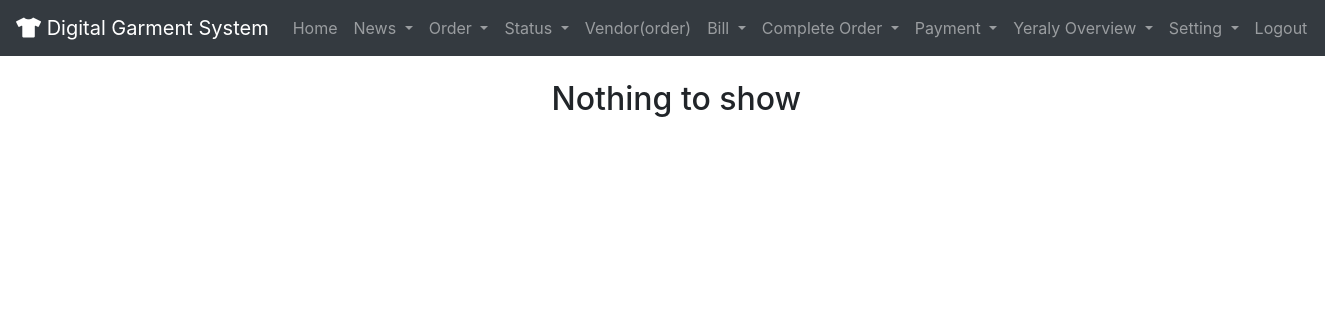
The app's page /accounting/list/ (signed in), older data.
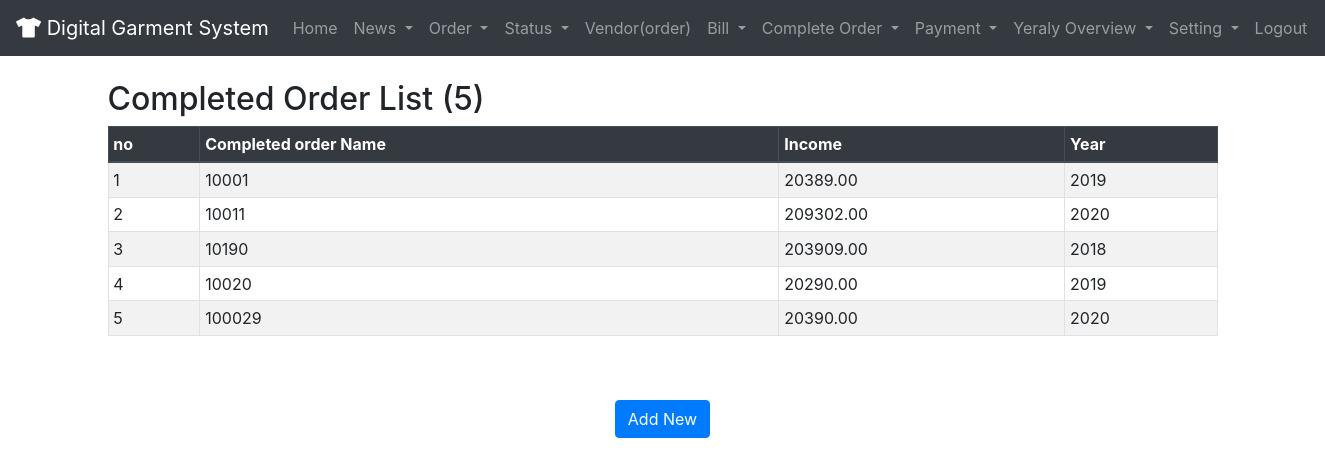
The same page, newer data.
### accounting/models.py (models this page shows)
class Completed_Order(models.Model):
    user = CurrentUserField()
    order_name = models.CharField(max_length=200, blank=True,null=True, verbose_name="Order Name or Code")
    income = models.DecimalField(max_digits=10, decimal_places=2,null= True,blank = True)
    year =  models.PositiveIntegerField(null= True,blank= True)
    Created_at = models.DateTimeField(auto_now_add=True, null=True)
    Updated_at= models.DateTimeField(auto_now=True)

### accounting/views.py (the view)
# urls.py: path('list/',show,name='list'),
@login_required(login_url="/")
def show(request):
    complete_order = Completed_Order.objects.all()
    return render(request,"complete_order_productlist.html",{'complete_order': complete_order})

### accounting/cp.py (called while the page is built)
def yoverview(request):
    q=Completed_Order.objects.values_list('year',flat=True).order_by('year').distinct()
    return({'q':q})

### templates/complete_order_productlist.html (shortened to what this page needs)
{% extends 'base.html' %}
{% load crispy_forms_tags %}
{% block content %}
<div class="container">
{% if complete_order.count < 1 %}
<h2 style="margin-left:40%;">Nothing to show</h2>
{% else %}
<h2> Completed Order List ({{complete_order.count}})</h2>
<table class="table table-striped table-bordered table-sm">
    <thead class="thead-dark">
    <tr>
        <th>no</th>
        <th>Completed order Name</th>
        <th>Income</th>
        <th>Year</th>
    </tr>
    </thead>
    <tbody>
      {% for complete in complete_order %}
    <tr>
        <td>{{forloop.counter}}</td>
        <td>{{complete.order_name}}</td>
        <td>{{complete.income}}</td>
        <td>{{complete.year}}</td>
    </tr>
    {% endfor %}
    </tbody>
</table>
<br>
<br>
{%if not seller%}
<center><a href="{% url 'controller:accounting:create' %}"><button class="btn btn-primary"> Add New </button></a></center>
{%endif%}
{%endif%}
</div>
{% endblock %}

### templates/base.html (shortened to what this page needs)
<!DOCTYPE html>
<html lang="en">
  <head>
    {% load static from staticfiles %}
    <link type="text/css" rel="stylesheet" href="{% static 'css/base.css' %}" />
  <link rel="stylesheet" href="https://maxcdn.bootstrapcdn.com/bootstrap/4.5.2/css/bootstrap.min.css">
  <link rel="stylesheet" href="https://cdnjs.cloudflare.com/ajax/libs/font-awesome/4.7.0/css/font-awesome.min.css">
  <link rel='stylesheet' href='https://use.fontawesome.com/releases/v5.7.0/css/all.css'>
  </head>
  <body>
    <header>
      <nav class="navbar navbar-expand-sm bg-dark navbar-dark">
        <a class="navbar-brand" href="#"><i class="fas fa-tshirt"></i> Digital Garment System</a>
        <ul class="navbar-nav">
          {% if user.is_authenticated %}
          <li class="nav-item {{ach}}">
            <a class="nav-link" href="/">Home</a>
          </li>
          {% endif %}
          {% if user.is_authenticated %}
          <li class="nav-item dropdown {{news}}">
            <a class="nav-link dropdown-toggle" href="#" id="navbardrop" data-toggle="dropdown">
              News
            </a>
          </li>
          {%if user.is_authenticated and user.groups.all.0.name in "Employee"%}
          <li class="nav-item dropdown">
            <a class="nav-link dropdown-toggle" href="#" id="navbardrop" data-toggle="dropdown">
              Order
            </a>
          </li>
          <li class="nav-item dropdown">
            <a class="nav-link dropdown-toggle" href="#" id="navbardrop" data-toggle="dropdown">
              Status
            </a>
          </li>
          <li class="nav-item ">
            <a class="nav-link" href="/procurement/order_vendor">Vendor(order)</a>
          </li>
          <li class="nav-item dropdown">
            <a class="nav-link dropdown-toggle" href="#" id="navbardrop" data-toggle="dropdown">
              Bill
            </a>
          </li>
          <li class="nav-item dropdown">
            <a class="nav-link dropdown-toggle" href="#" id="navbardrop" data-toggle="dropdown">
              Complete Order
            </a>
          </li>
          <li class="nav-item dropdown">
            <a class="nav-link dropdown-toggle" href="#" id="navbardrop" data-toggle="dropdown">
              Payment
            </a>
          </li>
          <li class="nav-item dropdown">
            <a class="nav-link dropdown-toggle" href="#" id="navbardrop" data-toggle="dropdown">
              Yeraly Overview
            </a>
          </li>
          {%endif%}
          <li class="nav-item dropdown">
            <a class="nav-link dropdown-toggle" href="#" id="navbardrop" data-toggle="dropdown">
              Setting
            </a>
          </li>
          <li class="nav-item">
            <a class="nav-link" href="{% url 'controller:logout' %}">Logout</a>
          </li>
          {% endif %}
        </ul>
      </nav>
      <br>
    </header>
    <main>
      {% block content %}
      {% endblock %}
    </main>
  </body>
</html>

### templates/base.html (style rules this page uses)
body { margin: 0; }

Row changes from the older to the newer data that the page shows:
added Completed_Order: order_name "10001", income "20389.00", year "2019"
added Completed_Order: order_name "10011", income "209302.00", year "2020"
added Completed_Order: order_name "10190", income "203909.00", year "2018"
added Completed_Order: order_name "10020", income "20290.00", year "2019"
added Completed_Order: order_name "100029", income "20390.00", year "2020"
Text that changed along with them:
{{ complete_order.count }}: (not shown) → "5"
text no longer shown: "Nothing to show"
text now shown: "Completed Order List ( ) no Completed order Name Income Year Add New"
